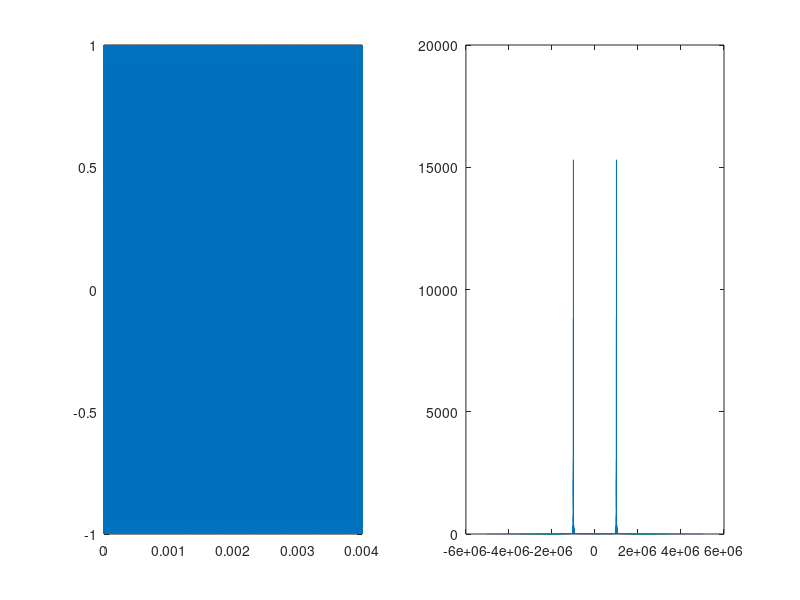
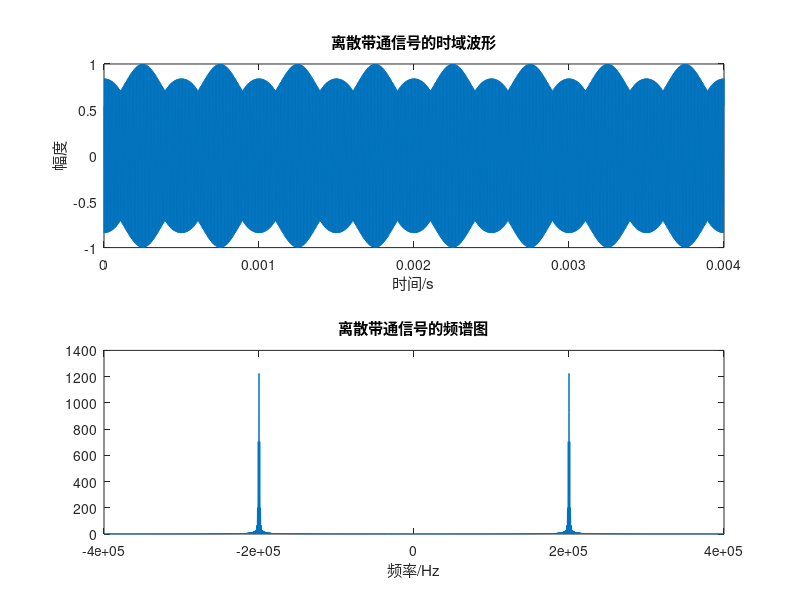
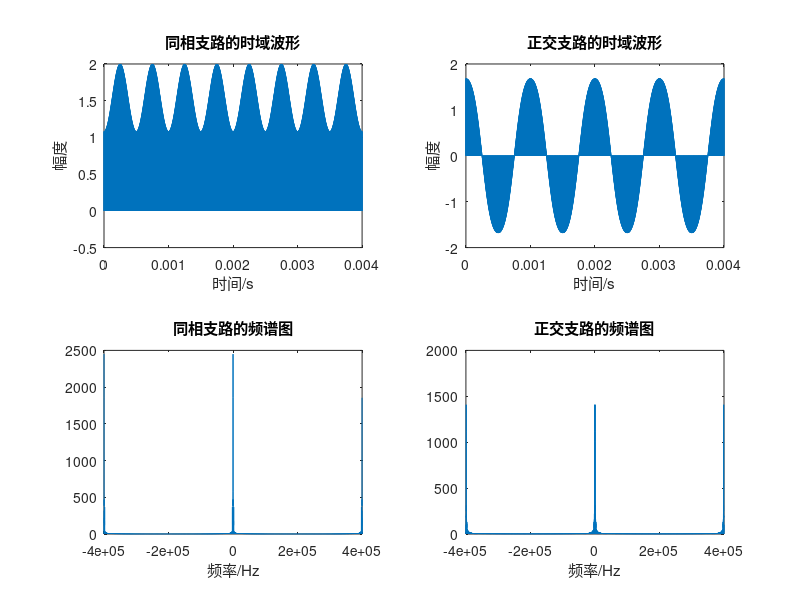
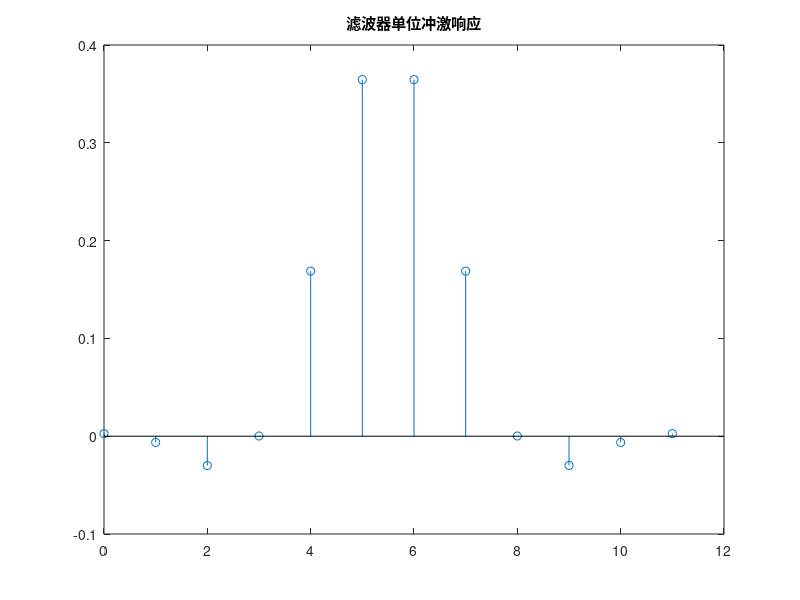

These figures' MATLAB source, in order: (Note: this script raises an error after producing the figures.)
% 题目2：带通信号数字下变频处理
% (1)建立模拟带通信号的数学模型，信号的中心频率、信号带宽等参数由学生自己选定，设计计算机程序仿真产生模拟带通信号，分别画出信号的时域波形和频谱图；
% (2)根据信号的中心频率和带宽，按照带通信号采样定理选择最佳采样频率fs，并对带通信号进行时域采样，得到离散带通信号x(n)。利用FFT算法分析离散信号的频谱，画出离散带通信号的时域波形和频谱图；
% (3)采用低通滤波法实现数字下变频，设计其中的数字混频器的参数和FIR数字低通滤波器，
% 提出数字低通滤波器的设计指标，要求数字低通滤波器对镜像频率的抑制大于40dB，绘制滤波器的幅频特性和相频特性曲线，验证滤波器的设计结果是否达到设计指标要求；
% (4)采用线性相位FIR数字滤波器结构，画出滤波器网络结构信号流图；
% (5)按照线性相位FIR数字滤波器结构，设计计算机程序计算滤波器的输出响应，
% 以及二次抽样（二次抽样率按照能够使视频信号满足奈奎斯特采样定理选择）后的同相支路信号yI(n)、正交支路信号yQ(n)，画出yI(n)、yQ(n)的时域波形。利用FFT算法分析离散复信号
% y(n)= yI(n)+jyQ(n)的频谱，画出信号的频谱图；
% (6)（学生自选，不做要求）利用实验室的电子信息系统综合实验箱，由DDS产生模拟带通信号，设计FPGA的 A/D采样电路、数字低通滤波器电路和二次抽样电路程序，实现带通信号数字下变频处理；
% (7)分析、总结设计结果，提交课程设计报告。
%% 清空工作区
close all;clear;clc;

%% 参数设定
F=1e3;
A=1;
f0=1e6;  %中频
N=100000;
fa=N*1e2;
Ta=1/fa;
T=4/F;
t=0:Ta:T;

%% 建立带通信号
ta=0:1e-9:T;
s_a=A*cos(2*pi*f0*ta+cos(2*pi*F*ta));   %FM信号的卡森带宽为B=2(mf+1)F
% exp(1j*pi*(2*fo*t+))

figure(1);
subplot(1,2,1);
plot(ta,s_a);

sig=A*cos(2*pi*f0*t+cos(2*pi*F*t));
subplot(1,2,2);
plot(((0:(N-1))-N/2)*fa/N,abs(fftshift(fft(sig,N))));

%% A/D->离散带通信号
m=3;
fs=4*f0/(2*m-1);  %fs>=2B&&fs=4*f0/(2m-1)->中频正交采样定理
N=fix(fs/100);  %保证频率分辨率
nr=0:1/fs:T;

x_n=A*cos(2*pi*f0*nr+cos(2*pi*F*nr));
figure(2);
subplot(2,1,1);
plot(nr,x_n);
xlabel('时间/s');ylabel('幅度');title('离散带通信号的时域波形');
subplot(2,1,2);
plot(((0:(N-1))-N/2)*fs/N,abs(fftshift(fft(x_n,N))));
xlabel('频率/Hz');title('离散带通信号的频谱图');

%% 数字混频/奇偶分离
f_NCO=f0;
nn=0:(length(nr)-1);
x_I=2*x_n.*cos(m*pi*nn-pi/2*nn);
x_Q=-2*x_n.*sin(m*pi*nn-pi/2*nn);

figure(3);
subplot(2,2,1),plot(nr,x_I);
xlabel('时间/s');ylabel('幅度');title('同相支路的时域波形');
subplot(2,2,2),plot(nr,x_Q);
xlabel('时间/s');ylabel('幅度');title('正交支路的时域波形');
subplot(2,2,3);plot(((0:(N-1))-N/2)*fs/N,abs(fftshift(fft(x_I,N))));
xlabel('频率/Hz');title('同相支路的频谱图');
subplot(2,2,4);plot(((0:(N-1))-N/2)*fs/N,abs(fftshift(fft(x_Q,N))));
xlabel('频率/Hz');title('正交支路的频谱图');

%% 镜频滤波
% 镜频滤波->FIR低通滤波 
% w=Omega*Ts
% 指标
wp=2.05e4*2*pi/fs;ws=30e4*2*pi/fs;    %过渡带宽ws-wp
ap=1;as=40;     %通带波纹1dB，阻带最小衰减40dB
% 根据指标，选择hamming窗，计算窗长度n
n=ceil(6.6*pi/(ws-wp));
n=n+mod(n+1,2); %确保阶数为奇数
wc=(wp+ws)/2/pi;
h=fir1(n,wc,hamming(n+1));
[H,w]=freqz(h,1,N);
sysz=tf(h/h(1),1,1)
figure(4);
stem(0:n,h);title('滤波器单位冲激响应');

nr=(0:(4*fs/1e3))/fs;
x_I=[x_I,zeros(1,(n-1)/2)];
x_Q=[x_Q,zeros(1,(n-1)/2)];     %末端补零补偿群延时+(n-1)/2
x_I=filter(h,1,x_I);
x_Q=filter(h,1,x_Q);
x_I=x_I((n-1)/2+1:end);
x_Q=x_Q((n-1)/2+1:end);

figure(5);
subplot(2,1,1);plot(w/2/pi*fs,20*log10(abs(H)));
xlabel('频率/Hz');ylabel('幅度/dB');title('幅频响应');
subplot(2,1,2);plot(w/2/pi*fs,angle(H)*180/pi);
xlabel('频率/Hz');ylabel('角度/°');title('相频响应');

figure(6);
subplot(2,2,1);plot(nr,x_I);
xlabel('时间/s');ylabel('幅度');title('同相支路的时域波形(滤波后)');
subplot(2,2,2);plot(nr,x_Q);
xlabel('时间/s');ylabel('幅度');title('正交支路的时域波形(滤波后)');
subplot(2,2,3);plot(((0:(N-1))-N/2)*fs/N,abs(fftshift(fft(x_I,N))));
xlabel('频率/Hz');title('同相支路的频谱图(滤波后)');
subplot(2,2,4);plot(((0:(N-1))-N/2)*fs/N,abs(fftshift(fft(x_Q,N))));
xlabel('频率/Hz');title('正交支路的频谱图(滤波后)');

%% 二次抽样
D=100;    %抽样间隔
fds=ceil(fs/D);   %fds>=2fc=B(奈奎斯特采样定理)
ndr=nr(1:D:end);
yI=x_I(1:D:end);
yQ=x_Q(1:D:end);
y_o=yI+1j*yQ;

f = figure(7);
subplot(f,3,1,1);stem(ndr,yI);
xlabel('时间/s');ylabel('幅度');title('同相支路的时域波形(抽点后)');
subplot(3,1,2);stem(ndr,yQ);
xlabel('时间/s');ylabel('幅度');title('正交支路的时域波形(抽点后)');
subplot(3,1,3);plot(((0:(N-1))-N/2)*fds/N,abs(fftshift(fft(y_o,N))));
xlabel('频率/Hz');title('抽点后合成信号的频谱图');



f1 = figure(8);

f2 = figure(9);
a(f2)
a(f1)
phased.FMCWWaveform

b = delay(a,0.5)
b = a.delay(0.5)

function a(f)
subplot(f,3,1,2);stem(ndr,yQ);
end